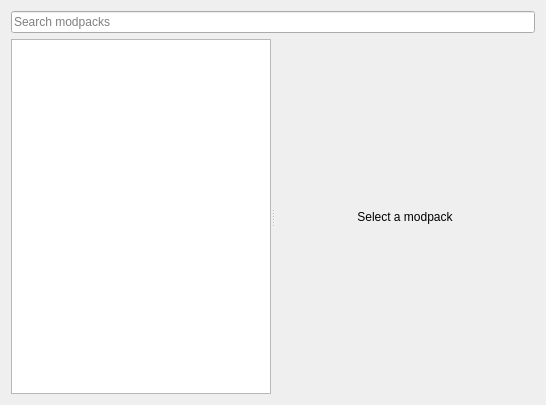
<?xml version="1.0" encoding="UTF-8"?>
<ui version="4.0">
 <class>TechnicPage</class>
 <widget class="QWidget" name="TechnicPage">
  <property name="geometry">
   <rect>
    <x>0</x>
    <y>0</y>
    <width>546</width>
    <height>405</height>
   </rect>
  </property>
  <layout class="QVBoxLayout" name="verticalLayout">
   <item>
    <widget class="QLineEdit" name="searchEdit">
     <property name="clearButtonEnabled">
      <bool>true</bool>
     </property>
     <property name="placeholderText">
      <string>Search modpacks</string>
     </property>
    </widget>
   </item>
   <item>
    <widget class="QSplitter" name="splitter">
     <property name="orientation">
      <enum>Qt::Horizontal</enum>
     </property>
     <widget class="ModpackListView" name="packView">
      <property name="iconSize">
       <size>
        <width>48</width>
        <height>48</height>
       </size>
      </property>
     </widget>
     <widget class="QWidget" name="detailsPane" native="true">
      <layout class="QVBoxLayout" name="detailsLayout">
       <property name="leftMargin">
        <number>0</number>
       </property>
       <property name="topMargin">
        <number>0</number>
       </property>
       <property name="rightMargin">
        <number>0</number>
       </property>
       <property name="bottomMargin">
        <number>0</number>
       </property>
       <item>
        <widget class="QStackedWidget" name="detailsStack">
         <property name="currentIndex">
          <number>1</number>
         </property>
         <widget class="QWidget" name="detailsPage">
          <layout class="QVBoxLayout" name="detailsPageLayout">
           <property name="leftMargin">
            <number>0</number>
           </property>
           <property name="topMargin">
            <number>0</number>
           </property>
           <property name="rightMargin">
            <number>0</number>
           </property>
           <property name="bottomMargin">
            <number>0</number>
           </property>
           <item>
            <widget class="ModpackDetailsHeader" name="packHeader"/>
           </item>
           <item>
            <layout class="QHBoxLayout" name="versionRowLayout">
             <item>
              <widget class="QLabel" name="versionLabel">
               <property name="text">
                <string>Version</string>
               </property>
              </widget>
             </item>
             <item>
              <widget class="QComboBox" name="versionSelectionBox">
               <property name="sizePolicy">
                <sizepolicy hsizetype="Expanding" vsizetype="Fixed">
                 <horstretch>0</horstretch>
                 <verstretch>0</verstretch>
                </sizepolicy>
               </property>
              </widget>
             </item>
            </layout>
           </item>
           <item>
            <widget class="QTextBrowser" name="packDescription">
             <property name="openExternalLinks">
              <bool>true</bool>
             </property>
             <property name="openLinks">
              <bool>true</bool>
             </property>
            </widget>
           </item>
          </layout>
         </widget>
         <widget class="QWidget" name="emptyPage">
          <layout class="QVBoxLayout" name="emptyPageLayout">
           <property name="leftMargin">
            <number>0</number>
           </property>
           <property name="topMargin">
            <number>0</number>
           </property>
           <property name="rightMargin">
            <number>0</number>
           </property>
           <property name="bottomMargin">
            <number>0</number>
           </property>
           <item>
            <widget class="QLabel" name="selectPackLabel">
             <property name="sizePolicy">
              <sizepolicy hsizetype="Expanding" vsizetype="Expanding">
               <horstretch>0</horstretch>
               <verstretch>0</verstretch>
              </sizepolicy>
             </property>
             <property name="alignment">
              <set>Qt::AlignCenter</set>
             </property>
             <property name="text">
              <string>Select a modpack</string>
             </property>
            </widget>
           </item>
          </layout>
         </widget>
        </widget>
       </item>
      </layout>
     </widget>
    </widget>
   </item>
  </layout>
 </widget>
 <customwidgets>
  <customwidget>
   <class>ModpackListView</class>
   <extends>QListView</extends>
   <header>ui/widgets/ModpackListView.h</header>
  </customwidget>
  <customwidget>
   <class>ElidedLabel</class>
   <extends>QLabel</extends>
   <header>ui/widgets/ElidedLabel.h</header>
  </customwidget>
  <customwidget>
   <class>ModpackDetailsHeader</class>
   <extends>QWidget</extends>
   <header>ui/widgets/ModpackDetailsHeader.h</header>
   <container>0</container>
  </customwidget>
 </customwidgets>
 <tabstops>
  <tabstop>searchEdit</tabstop>
  <tabstop>packView</tabstop>
  <tabstop>packDescription</tabstop>
  <tabstop>versionSelectionBox</tabstop>
 </tabstops>
 <resources/>
 <connections/>
</ui>
